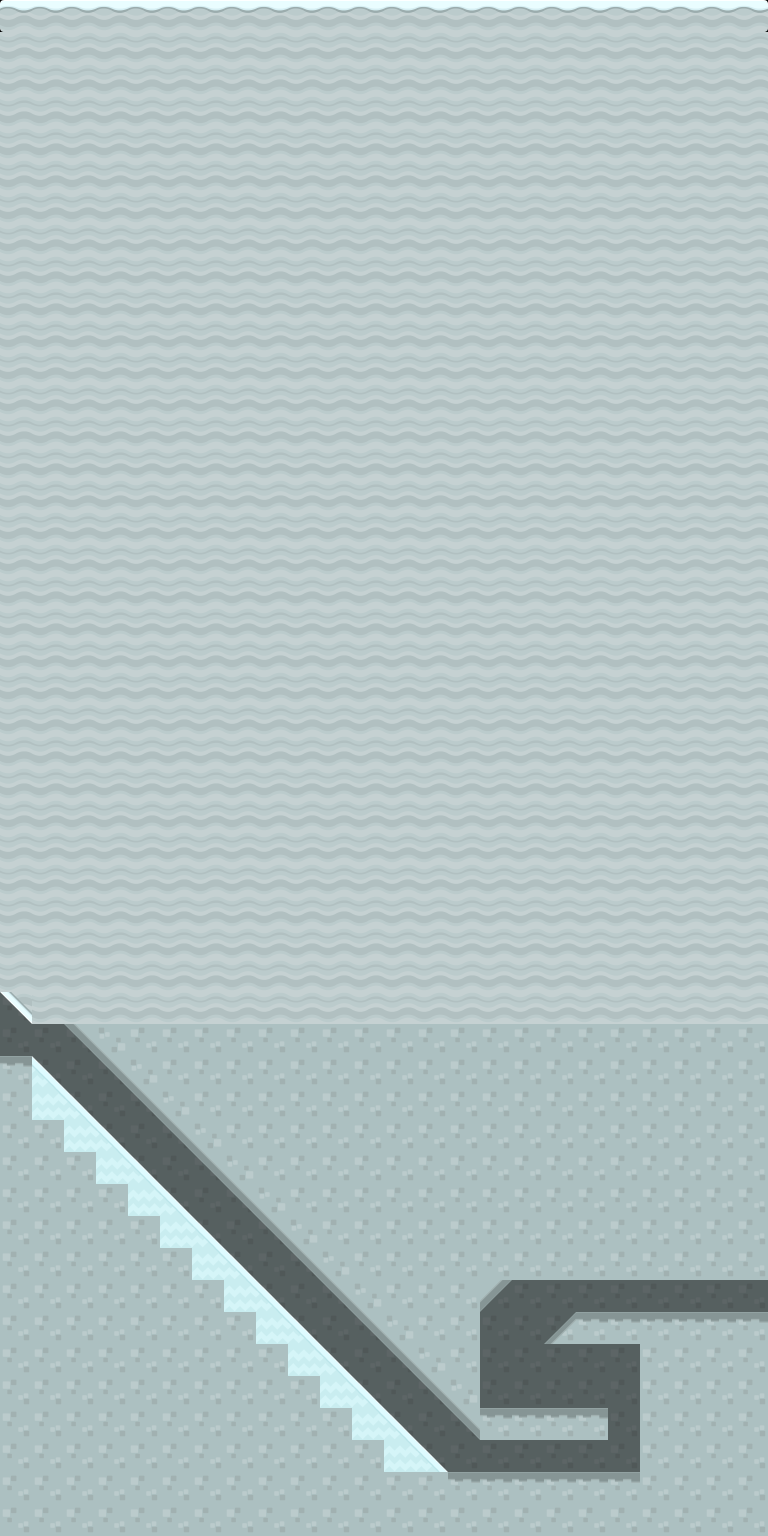

The image is a tile-based game level rendered from a .tmx file. Its description and source (layers, tilesets, objects; grid data summarised) follow:
An orthogonal 24x48 tile map with 32x32 px tiles, 2 tile layers (Background, Foreground), 2 tilesets and 16 objects (Start, End, Size).

<map version="1.10" tiledversion="1.11.2" orientation="orthogonal" renderorder="right-down" width="24" height="48" tilewidth="32" tileheight="32" infinite="0" nextlayerid="7" nextobjectid="24">
 <editorsettings>
  <export target="Level_9.lua" format="lua" />
 </editorsettings>
 <tileset firstgid="1" name="Ground" tilewidth="32" tileheight="32" tilecount="128" columns="8">
  <image source="../../Art/Kenney/Platformer Pack Redux (360 assets)/Spritesheets/spritesheet_ground_32px.png" width="256" height="512" />
 </tileset>
 <tileset firstgid="129" name="Ice" tilewidth="32" tileheight="32" tilecount="98" columns="14">
  <image source="../../Art/Kenney/kenney_platformer-art-winter/sheet_32px.png" width="448" height="224" />
 </tileset>
 <layer id="2" name="Background" width="24" height="48" opacity="0.5">
  <data>[1152 cells, 74 non-empty, 1 distinct tile ids]</data>
 </layer>
 <layer id="1" name="Foreground" width="24" height="48">
  <data>[1152 cells, 1111 non-empty, 12 distinct tile ids]</data>
 </layer>
 <group id="3" name="Objects" visible="0">
  <objectgroup id="4" name="ice_Collision">
   <object id="19" x="448" y="1472">
    <polygon points="0,0 -416,-416 -416,0" />
   </object>
  </objectgroup>
  <objectgroup id="5" name="ground_Collision">
   <object id="7" x="640" y="1312" width="128" height="224" />
   <object id="8" x="480" y="1408" width="128" height="32" />
   <object id="9" x="576" y="1312" width="64" height="32" />
   <object id="10" x="480" y="1024" width="288" height="256" />
   <object id="11" x="0" y="1472" width="640" height="64" />
   <object id="15" x="0" y="1056" width="32" height="416" />
   <object id="16" x="480" y="1440">
    <polygon points="0,0 -416,-416 0,-416" />
   </object>
   <object id="17" x="480" y="1312">
    <polygon points="0,0 32,-32 0,-32" />
   </object>
   <object id="18" x="544" y="1344">
    <polygon points="0,0 32,-32 32,0" />
   </object>
   <object id="21" x="32" y="0" width="736" height="1024" />
   <object id="22" x="0" y="0" width="32" height="992" />
   <object id="23" x="0" y="992">
    <polygon points="0,0 32,32 32,0" />
   </object>
  </objectgroup>
  <objectgroup id="6" name="Markers">
   <object id="1" name="Start" x="0" y="1056" width="32" height="32" />
   <object id="3" name="End" x="736" y="1312" width="32" height="32" />
   <object id="4" name="Size" x="768" y="1536" width="32" height="32" />
  </objectgroup>
 </group>
</map>
